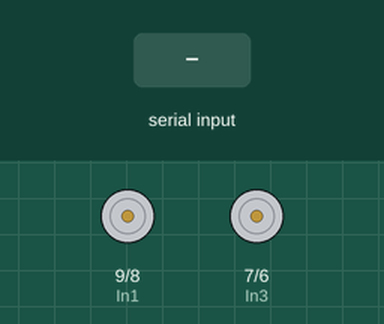
Simulated run of this sketch. Board: Arduino Uno, built with avr-gcc and run on an emulated ATmega328P. Parts: motor-driver pin pairs drawn as motors (green arrow = first pin HIGH = forward, orange = second pin HIGH = backward, longer = more drive, scaled by the enable pin). Inputs (shaded band) come from the test bench. What the sketch prints to the serial monitor is not drawn.

Above: at 1.2 s.
1.3 s: "s" received over the second serial link
At 2.0 s:
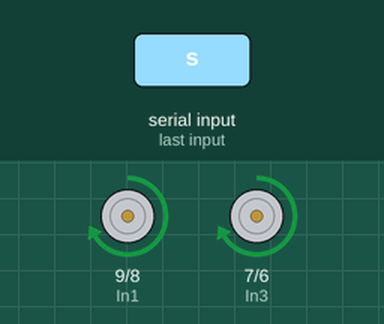
2.8 s: "b" received over the second serial link
At 3.1 s:
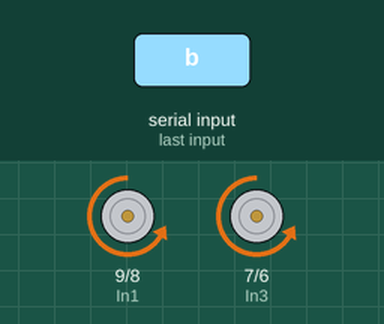
4.3 s: "r" received over the second serial link
At 5.5 s:
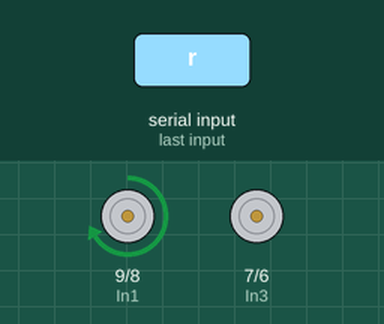
5.8 s: "l" received over the second serial link
At 6.6 s:
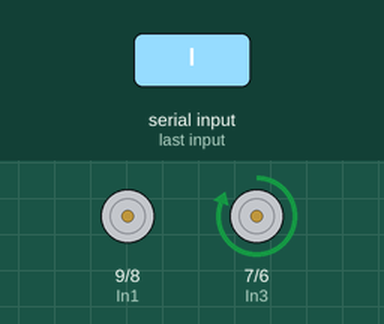
Timing chart, 0 to 8.3 s (numbered marks = the images above; inputs shaded):
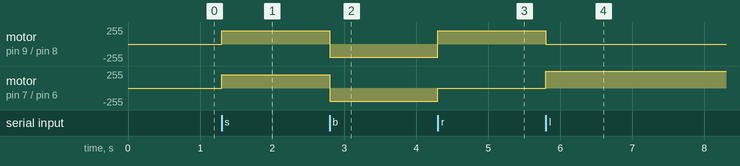

The sketch:

drivecode.ino
```cpp
#include <SoftwareSerial.h>

int EnA = 10;
int EnB = 5;
int In1 = 9;
int In2 = 8;
int In3 = 7;
int In4 = 6;

SoftwareSerial BTSerial(2, 3);
char my;
char state;

void setup() {
  BTSerial.begin(9600);
  Serial.begin(9600);

  pinMode(EnA, OUTPUT);
  pinMode(EnB, OUTPUT);
  pinMode(In1, OUTPUT);
  pinMode(In2, OUTPUT);
  pinMode(In3, OUTPUT);
  pinMode(In4, OUTPUT);

}
void loop() {
if(BTSerial.available()) {
Serial.print("in loop!");
state = BTSerial.read();
switch(state) {
  case 's':
    Serial.write("Going straight");
      // turn on motor A
    digitalWrite(In1, HIGH);
    digitalWrite(In2, LOW);
  // set speed to 150 out 255
    analogWrite(EnA, 200);
  // turn on motor B
    digitalWrite(In3, HIGH);
    digitalWrite(In4, LOW);
  // set speed to 150 out 255
    analogWrite(EnB, 200);
      break;
  case 'f':
    analogWrite(EnB, 0);
    analogWrite(EnA, 0);
    digitalWrite(In1, LOW);
    digitalWrite(In2, LOW);
    digitalWrite(In3, LOW);
    digitalWrite(In4, LOW);
      break;
  case 'b':
    Serial.write("Going backwards");
      // turn on motor A
    digitalWrite(In1, LOW);
    digitalWrite(In2, HIGH);
  // set speed to 150 out 255
    analogWrite(EnA, 200);
  // turn on motor B
    digitalWrite(In3, LOW);
    digitalWrite(In4, HIGH);
  // set speed to 150 out 255
    analogWrite(EnB, 200);
      break;

        case 'r':
    Serial.write("Going right");
      // turn on motor A
    digitalWrite(In1, HIGH);
    digitalWrite(In2, LOW);
  // set speed to 150 out 255
    analogWrite(EnA, 200);
  // turn on motor B
    digitalWrite(In3, LOW);
    digitalWrite(In4, LOW);
  // set speed to 150 out 255
    analogWrite(EnB, 200);
      break;
    default:
    break;

      case 'l':
    Serial.write("Going left");
      // turn on motor A
    digitalWrite(In1, LOW);
    digitalWrite(In2, LOW);
  // set speed to 150 out 255
    analogWrite(EnA, 255);
  // turn on motor B
    digitalWrite(In3, HIGH);
    digitalWrite(In4, LOW);
  // set speed to 150 out 255
    analogWrite(EnB, 255);
      break;

}
Serial.write(BTSerial.read());

}
}
```

Measured:
- after the input at 1.3 s, motor on pin 9 (In1) / pin 8 (In2), motor on pin 7 (In3) / pin 6 (In4): stopped → forward 200/255 at once
- after the input at 2.8 s, motor on pin 9 (In1) / pin 8 (In2), motor on pin 7 (In3) / pin 6 (In4): forward 200/255 → backward 200/255 at once
- after the input at 4.3 s, motor on pin 9 (In1) / pin 8 (In2): backward 200/255 → forward 200/255 at once; motor on pin 7 (In3) / pin 6 (In4): backward 200/255 → stopped at once
- after the input at 5.8 s, motor on pin 9 (In1) / pin 8 (In2): forward 200/255 → stopped at once; motor on pin 7 (In3) / pin 6 (In4): stopped → forward 255/255 at once
